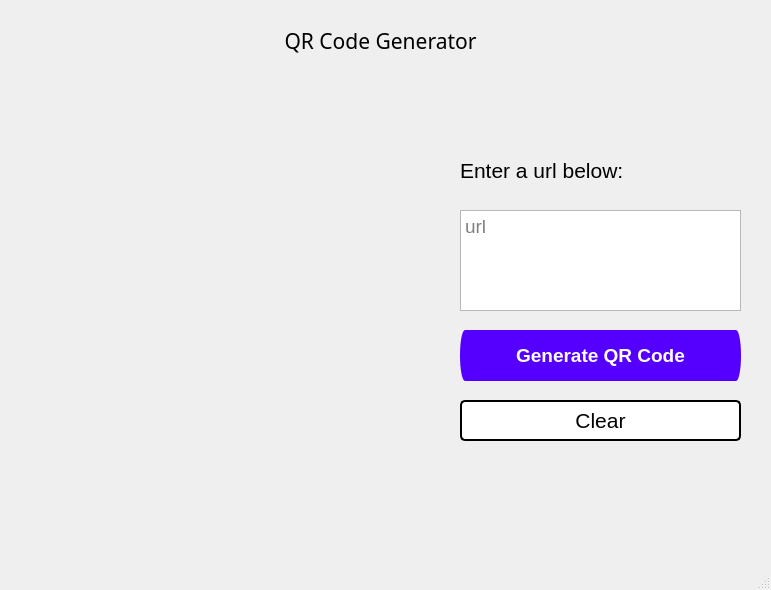
<?xml version="1.0" encoding="UTF-8"?>
<ui version="4.0">
 <class>MainWindow</class>
 <widget class="QMainWindow" name="MainWindow">
  <property name="geometry">
   <rect>
    <x>0</x>
    <y>0</y>
    <width>771</width>
    <height>590</height>
   </rect>
  </property>
  <property name="font">
   <font>
    <pointsize>10</pointsize>
   </font>
  </property>
  <property name="windowTitle">
   <string>MainWindow</string>
  </property>
  <widget class="QWidget" name="centralwidget">
   <widget class="QLabel" name="label">
    <property name="geometry">
     <rect>
      <x>260</x>
      <y>20</y>
      <width>241</width>
      <height>41</height>
     </rect>
    </property>
    <property name="font">
     <font>
      <family>Modern No. 20</family>
      <pointsize>16</pointsize>
     </font>
    </property>
    <property name="text">
     <string>QR Code Generator</string>
    </property>
    <property name="alignment">
     <set>Qt::AlignCenter</set>
    </property>
   </widget>
   <widget class="QLabel" name="img">
    <property name="geometry">
     <rect>
      <x>20</x>
      <y>100</y>
      <width>351</width>
      <height>371</height>
     </rect>
    </property>
    <property name="text">
     <string/>
    </property>
    <property name="pixmap">
     <pixmap>meme.png</pixmap>
    </property>
    <property name="scaledContents">
     <bool>true</bool>
    </property>
   </widget>
   <widget class="QLabel" name="label_3">
    <property name="geometry">
     <rect>
      <x>460</x>
      <y>150</y>
      <width>181</width>
      <height>41</height>
     </rect>
    </property>
    <property name="font">
     <font>
      <pointsize>16</pointsize>
     </font>
    </property>
    <property name="text">
     <string>Enter a url below:</string>
    </property>
   </widget>
   <widget class="QTextEdit" name="url">
    <property name="geometry">
     <rect>
      <x>460</x>
      <y>210</y>
      <width>281</width>
      <height>101</height>
     </rect>
    </property>
    <property name="font">
     <font>
      <pointsize>14</pointsize>
     </font>
    </property>
    <property name="placeholderText">
     <string>url</string>
    </property>
   </widget>
   <widget class="QPushButton" name="generate">
    <property name="geometry">
     <rect>
      <x>460</x>
      <y>330</y>
      <width>281</width>
      <height>51</height>
     </rect>
    </property>
    <property name="font">
     <font>
      <pointsize>14</pointsize>
      <weight>75</weight>
      <bold>true</bold>
     </font>
    </property>
    <property name="styleSheet">
     <string notr="true">QPushButton{
	background-color: rgb(85, 0, 255);
	color: #fff;
	border-radius: 5px solid;
	border: 0;
}
QPushButton:hover{
	
	background-color: rgb(162, 55, 255);
}</string>
    </property>
    <property name="text">
     <string>Generate QR Code</string>
    </property>
   </widget>
   <widget class="QPushButton" name="clear">
    <property name="geometry">
     <rect>
      <x>460</x>
      <y>400</y>
      <width>281</width>
      <height>41</height>
     </rect>
    </property>
    <property name="font">
     <font>
      <pointsize>16</pointsize>
     </font>
    </property>
    <property name="styleSheet">
     <string notr="true">QPushButton{
	background-color: #fff;
border: 2px solid #000;
border-radius: 5px;
}

QPushButton:hover{
	background-color: #000;
border: 2px solid #fff;
color: #fff;
border-radius: 5px;
}</string>
    </property>
    <property name="text">
     <string>Clear</string>
    </property>
   </widget>
  </widget>
  <widget class="QStatusBar" name="statusbar"/>
 </widget>
 <resources/>
 <connections/>
</ui>
